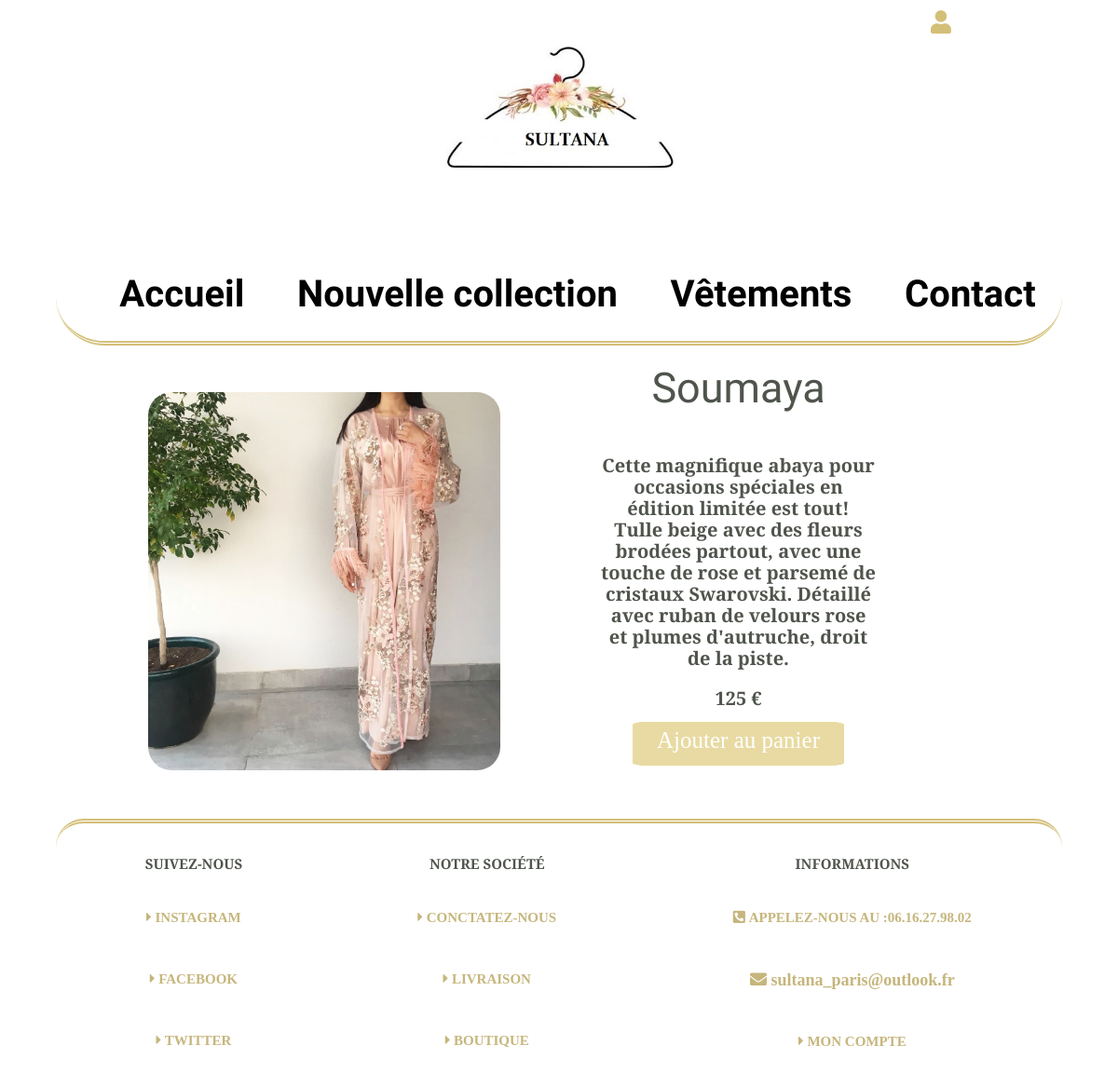
/productDetail.php?id=2, run on the app's committed database.
### tables this page shows
CREATE TABLE `clothes` (
  `id` int(11) NOT NULL AUTO_INCREMENT PRIMARY KEY,
  `title` varchar(255) NOT NULL,
  `path` varchar(255) NOT NULL,
  `price` int(11) NOT NULL,
  `description` varchar(1000) NOT NULL,
  `is_new` tinyint(1) NOT NULL
) AUTO_INCREMENT=10;

### productDetail.php (called while the page is built, shortened)
<?php
    include 'models/getProduct.php';
    include 'template.php';
?>

### models/getProduct.php (called while the page is built)
<?php
    function getProduct($id)
    {
        $db = connectDB();
        $q = $db->prepare('SELECT * FROM clothes WHERE id = :id;');
        $q->execute(['id' => $id]);
        $product = $q->fetchAll(PDO::FETCH_ASSOC);
        if ($product) {
            return $product;
        }
    }
?>

### views/productDetailView.phtml (the view, shortened to what this page needs)
<?php
    if(isset($_GET['id']) && !empty($_GET['id'])) :?>
    <?php $product = getProduct($_GET['id']); ?>
    <section class="abaya">
        <article>
            <img src="<?php echo $product[0]['path'] ?>" alt="<?php echo $product[0]['title'] ?>" />
            <aside>
                <h3><?php echo $product[0]['title'] ?></h3>
                <p><?php echo $product[0]['description'] ?></p>
                <p class="prix"><strong><?php echo $product[0]['price'] ?> €</strong></p>
                <a href="#">Ajouter au panier</a>
            </aside>
        </article>
    </section>
<?php endif; ?>

### public/css/style.css (style rules this page uses)
* { box-sizing: border-box; }
html { font-size: 62.5%; }
body { text-align: center; }
p { font-family: 'Playfair Display', serif; font-size: 2rem; color: #c6b67d; font-weight: bolder; }
a { text-decoration: none; font-size: 2.5rem; color: #d3bf78; }
.info, h3 { color: #4f544c; font-weight: bolder; text-transform: uppercase; font-family: 'Playfair Display', serif; font-size: 1.5rem; }
.abaya a { border-width: 1px; border-style: solid; border-color: #e8daa2; border-radius: 7%; background-color: #e8daa2; color: white; padding: 5px 25px 13px ; font-family: 'Playfair Display', serif; }
.abaya img { width: 35%; border-radius: 25px; margin-top: 50px; margin-bottom: 50px; }
.abaya aside { width: 40%; padding-left: .5rem; margin-left: .5rem; float: right; margin-right: 20rem; width: 30rem; text-overflow: ellipsis; }
.abaya h3 { font-size: 4.5rem; font-family: 'Parisienne', cursive; font-weight : normal; text-transform: capitalize; margin-top: 2rem; }
.abaya p { font-family: 'Playfair Display', serif; color: #4f544c; font-size: 2rem; }

### data on the page
clothes: path (picture), title "Soumaya", description "Cette magnifique abaya pour occasions spéciales en édition limitée est tout! Tulle beige avec des fleurs brodées partout, avec une touche de rose et parsemé de cristaux Swarovski. Détaillé avec ruban de velours rose et plumes d'autruche, droit de la piste.", price "125"
